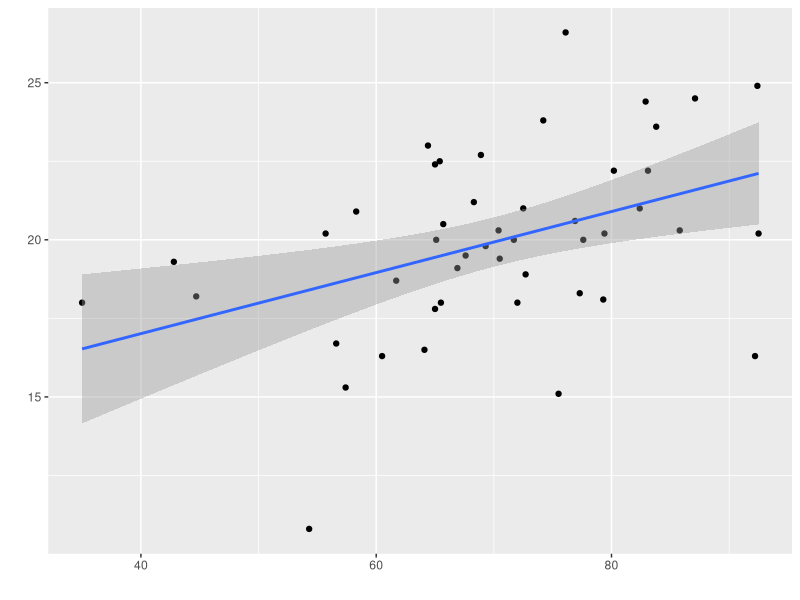

Source code (R):
## ---- chunk 1
library(ggplot2)
p <- ggplot(swiss, aes(Fertility, Infant.Mortality))
p <- p + geom_point() + stat_smooth(method = "lm")
p <- p + xlab("") + ylab("")
p
## ---- chunk 2
glm(Infant.Mortality ~ Fertility + Education + Catholic, data = swiss)
## ---- chunk 3
glm (
    Infant.Mortality ~ Fertility
                       + Examination,
    data = swiss
)$coefficients
## ---- chunk 4
glm (
    Infant.Mortality ~ Examination,
    data = swiss
)$coefficients
